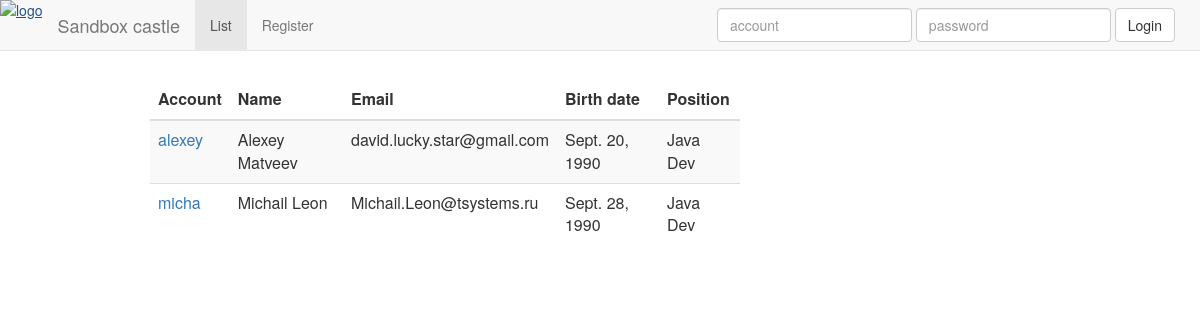
Page /list on the committed database.
### bug/models.py (models this page shows, shortened)
class Person(models.Model):
    account = models.CharField(max_length=30, primary_key=True)
    first_name = models.CharField(max_length=20, null=True)
    last_name = models.CharField(max_length=20, null=True)
    birthDate = models.DateField(null=True)
    email = models.CharField(max_length=40, null=True)
    sex = models.CharField(max_length=6)
    position = models.ForeignKey(Position, db_column="position", null=True)
    about = models.CharField(max_length=400, null=True)
    class Meta:
        db_table = 'person'

class Position(models.Model):
    position = models.CharField(max_length=40, primary_key=True)
    class Meta:
        db_table = 'position'

### bug/views.py (the view)
# urls.py: url(r'^list$', views.list, name='list'),
def list(request):
    persons = [row for row in Person.objects.all()]
    template = loader.get_template('list.html')
    context = RequestContext(request, {
        'persons': persons
    })
    return HttpResponse(template.render(context), content_type="text/html")

### bug/templates/list.html (shortened to what this page needs)
{% load staticfiles %}
<html>
<head>
	<link rel="stylesheet" type="text/css" href="{% static "bower_components/bootstrap/dist/css/bootstrap.css" %}">
	<link rel="stylesheet" type="text/css" href="{% static "js/style.css" %}">
</head>
<body>
{% include "navbar.html" with list_page="true" %}
<div class="container" style="margin: 10px; width: 80%; margin: auto; margin-top: 80px;">
	<div class="col-md-8">
		<table class="table table-striped">
		<thead>
			<tr>
				<th>Account</th>
				<th>Name</th>
				<th>Email</th>
				<th>Birth date</th>
				<th>Position</th>
			</tr>
		</thead>
		{% autoescape off %}
		<tbody>
			{% for p in persons %}
			<tr>
				<td><a href="/user/{{ p.account }}">{{ p.account }}</a></td>
                <td>{{ p.first_name }} {{ p.last_name }}</td>
                <td>{{ p.email }}</td>
				<td>{{ p.birthDate }}</td>
				<td>{{ p.position.position }}</td>
			</tr>
			{% endfor %}
		</tbody>
		{% endautoescape %}
	</table>
	</div>
</div>
</body>
</html>

### bug/templates/navbar.html (shortened to what this page needs)
{% load staticfiles %}
<nav class="navbar navbar-default navbar-fixed-top" role="navigation">
    <a href="/" style="float: left"><img src="{% static "img/castle_logo.png" %}" alt="logo"/></a>
    <div class="navbar-header">
        <a class="navbar-brand" href="/">Sandbox castle</a>
    </div>
    <div class="collapse navbar-collapse" id="bs-example-navbar-collapse-1">
        <ul class="nav navbar-nav">
            <li {% if list_page %}class="active"{% endif %}><a href="/list">List</a></li>
            <li {% if register_page %}class="active"{% endif %}><a href="/add">Register</a></li>
        </ul>
        <ul class="nav navbar-nav navbar-right" style="margin-right: 10px;">
            {% if user.is_authenticated %}
                <li>
                    <p style="padding: 15px; margin: 0px">Hello, {{ user.username }}</p>
                </li>
                <li {% if profile_page and user.username == current_profile %}class="active"{% endif %}>
                    <a href="/user/{{ user.username }}">My profile</a>
                </li>
                <li>
                    <a href="/logout">Logout</a>
                </li>
            {% else %}
                <li>
                    <form class="navbar-form navbar-left" action="/account/login" method="POST">{% csrf_token %}
                        <div class="form-group">
                            <input name="username" type="text" class="form-control" placeholder="account">
                        </div>
                        <div class="form-group">
                            <input name="password" type="password" class="form-control" placeholder="password">
                        </div>
                        <button type="submit" class="btn btn-default">Login</button>
                    </form>
                </li>
            {% endif %}
        </ul>
    </div>
</nav>

### rows in the picture
Person: account "alexey", first_name "Alexey", last_name "Matveev", email "david.lucky.star@gmail.com", birthDate "Sept. 20, 1990", position.position "Java Dev"
Person: account "micha", first_name "Michail", last_name "Leon", email "Michail.Leon@tsystems.ru", birthDate "Sept. 28, 1990", position.position "Java Dev"
